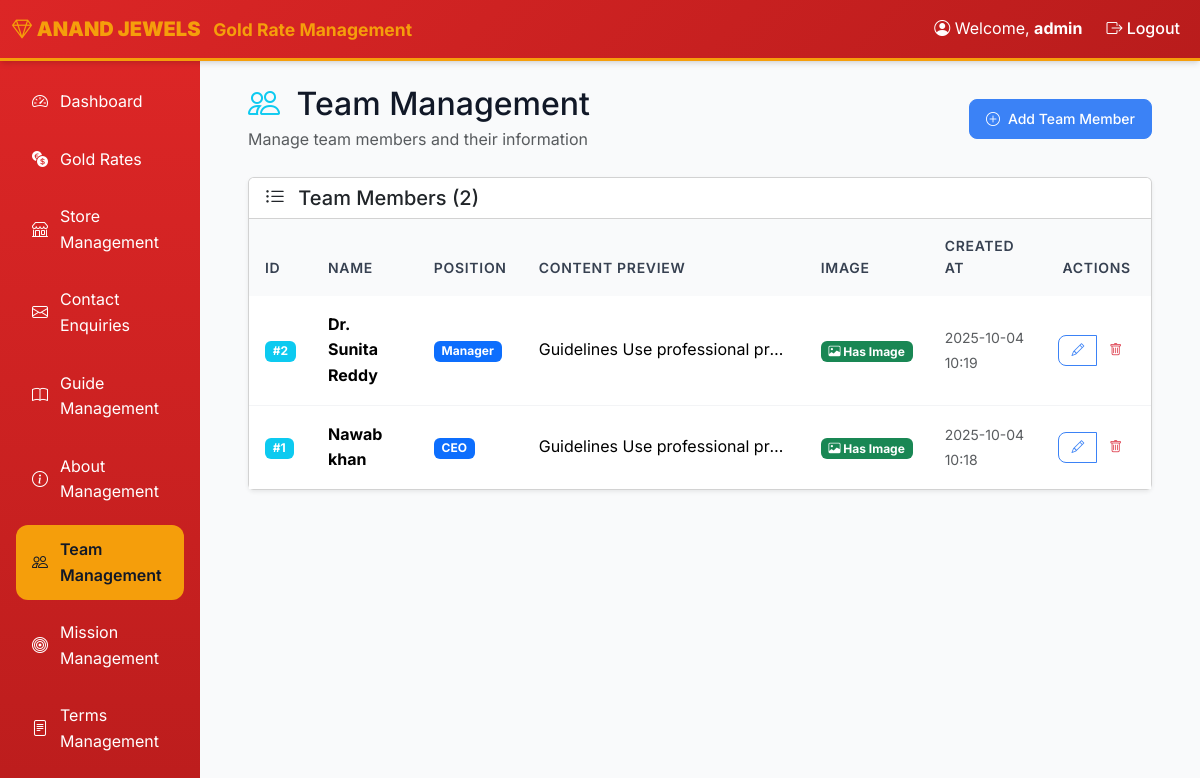
Screenshot of /admin/team (signed in) with the database file from the repository.
### models.py (models this page shows, shortened)
class AdminUser(Base):
    __tablename__ = "admin_users"
    id = Column(Integer, primary_key=True, index=True)
    username = Column(String, unique=True, index=True, nullable=False)
    password_hash = Column(String, nullable=False)

class Team(Base):
    __tablename__ = "team"
    id = Column(Integer, primary_key=True, index=True)
    position = Column(String, nullable=False)
    name = Column(String, nullable=False)
    content = Column(Text, nullable=False)
    image = Column(String, nullable=True)  # Path to uploaded image
    created_at = Column(DateTime, default=func.now(), nullable=False)

### routers/admin.py (the view)
@router.get("/admin/team", response_class=HTMLResponse)
async def list_team(
    request: Request,
    db: Session = Depends(get_db),
    current_user: AdminUser = Depends(require_admin_auth)
):
    team_members = db.query(Team).order_by(desc(Team.created_at)).all()
    jwt_token = request.session.get("jwt_token", "")
    return templates.TemplateResponse(
        "team/list.html",
        {
            "request": request,
            "user": current_user,
            "team_members": team_members,
            "jwt_token": jwt_token
        }
    )

### templates/team/list.html (shortened to what this page needs)
{% extends "base.html" %}
{% block content %}
<div class="container-fluid px-4">
    <div class="row mb-4">
        <div class="col-12">
            <div class="d-flex justify-content-between align-items-center">
                <div>
                    <h1 class="h2 mb-1">
                        <i class="bi bi-people text-info me-2"></i>
                        Team Management
                    </h1>
                    <p class="text-muted mb-0">Manage team members and their information</p>
                </div>
                <div>
                    <a href="/admin/team/add" class="btn btn-primary">
                        <i class="bi bi-plus-circle"></i>
                        Add Team Member
                    </a>
                </div>
            </div>
        </div>
    </div>
    <div class="row">
        <div class="col-12">
            <div class="card shadow-sm">
                <div class="card-header bg-white">
                    <h5 class="card-title mb-0">
                        <i class="bi bi-list-ul me-2"></i>
                        Team Members ({{ team_members|length }})
                    </h5>
                </div>
                <div class="card-body p-0">
                    {% if team_members %}
                    <div class="table-responsive">
                        <table class="table table-hover mb-0">
                            <thead class="bg-light">
                                <tr>
                                    <th>ID</th>
                                    <th>Name</th>
                                    <th>Position</th>
                                    <th>Content Preview</th>
                                    <th>Image</th>
                                    <th>Created At</th>
                                    <th class="text-center">Actions</th>
                                </tr>
                            </thead>
                            <tbody>
                                {% for member in team_members %}
                                <tr>
                                    <td>
                                        <span class="badge bg-info">#{{ member.id }}</span>
                                    </td>
                                    <td>
                                        <strong>{{ member.name }}</strong>
                                    </td>
                                    <td>
                                        <span class="badge bg-primary">{{ member.position }}</span>
                                    </td>
                                    <td>
                                        <div class="text-truncate" style="max-width: 250px;">
                                            {{ member.content[:100] }}{% if member.content|length > 100 %}...{% endif %}
                                        </div>
                                    </td>
                                    <td>
                                        {% if member.image %}
                                            <span class="badge bg-success">
                                                <i class="bi bi-image"></i> Has Image
                                            </span>
                                        {% else %}
                                            <span class="badge bg-secondary">
                                                <i class="bi bi-image"></i> No Image
                                            </span>
                                        {% endif %}
                                    </td>
                                    <td>
                                        <small class="text-muted">
                                            {{ member.created_at.strftime('%Y-%m-%d %H:%M') }}
                                        </small>
                                    </td>
                                    <td class="text-center">
                                        <div class="btn-group" role="group">
                                            <a href="/admin/team/edit/{{ member.id }}"
                                               class="btn btn-sm btn-outline-primary"
                                               title="Edit">
                                                <i class="bi bi-pencil"></i>
                                            </a>
                                            <a href="/admin/team/delete/{{ member.id }}"
                                               class="btn btn-sm btn-outline-danger"
                                               title="Delete"
                                               onclick="return confirm('Are you sure you want to delete this team member?')">
                                                <i class="bi bi-trash"></i>
                                            </a>
                                        </div>
                                    </td>
                                </tr>
                                {% endfor %}
                            </tbody>
                        </table>
                    </div>
                    {% endif %}
                </div>
            </div>
        </div>
    </div>
</div>
{% endblock %}

### templates/base.html (shortened to what this page needs)
<!DOCTYPE html>
<html lang="en">
<head>
    <link href="https://cdn.jsdelivr.net/npm/bootstrap@5.3.2/dist/css/bootstrap.min.css" rel="stylesheet">
    <link href="https://cdn.jsdelivr.net/npm/bootstrap-icons@1.10.0/font/bootstrap-icons.css" rel="stylesheet">
    <link href="/static/style.css" rel="stylesheet">
</head>
<body>
    {% block navbar %}
    {% if user %}
    <nav class="navbar navbar-expand-lg navbar-dark">
        <div class="container-fluid">
            <a class="navbar-brand" href="/admin">
                <i class="bi bi-gem"></i>
                <strong>ANAND JEWELS</strong>
                <small class="d-none d-md-inline-block ms-2">Gold Rate Management</small>
            </a>
            <div class="collapse navbar-collapse" id="navbarNav">
                <div class="navbar-nav ms-auto">
                    <span class="navbar-text me-3">
                        <i class="bi bi-person-circle"></i> Welcome, <strong>{{ user.username }}</strong>
                    </span>
                    <a class="nav-link" href="/admin/logout">
                        <i class="bi bi-box-arrow-right"></i> Logout
                    </a>
                </div>
            </div>
        </div>
    </nav>
    {% endif %}
    {% endblock %}
    <div class="container-fluid">
        <div class="row">
            {% if user %}
            <div class="col-md-3 col-lg-2 sidebar p-3 d-none d-md-block">
                <ul class="nav nav-pills flex-column">
                    <li class="nav-item">
                        <a class="nav-link {% if request.url.path == '/admin' %}active{% endif %}" href="/admin">
                            <i class="bi bi-speedometer2"></i> Dashboard
                        </a>
                    </li>
                    <li class="nav-item">
                        <a class="nav-link {% if 'gold-rates' in request.url.path %}active{% endif %}" href="/admin/gold-rates">
                            <i class="bi bi-currency-exchange"></i> Gold Rates
                        </a>
                    </li>
                    <li class="nav-item">
                        <a class="nav-link {% if 'stores' in request.url.path %}active{% endif %}" href="/admin/stores">
                            <i class="bi bi-shop"></i> Store Management
                        </a>
                    </li>
                    <li class="nav-item">
                        <a class="nav-link {% if 'contact-enquiries' in request.url.path %}active{% endif %}" href="/admin/contact-enquiries">
                            <i class="bi bi-envelope"></i> Contact Enquiries
                        </a>
                    </li>
                    <li class="nav-item">
                        <a class="nav-link {% if 'guides' in request.url.path %}active{% endif %}" href="/admin/guides">
                            <i class="bi bi-book"></i> Guide Management
                        </a>
                    </li>
                    <li class="nav-item">
                        <a class="nav-link {% if 'about' in request.url.path %}active{% endif %}" href="/admin/about">
                            <i class="bi bi-info-circle"></i> About Management
                        </a>
                    </li>
                    <li class="nav-item">
                        <a class="nav-link {% if 'team' in request.url.path %}active{% endif %}" href="/admin/team">
                            <i class="bi bi-people"></i> Team Management
                        </a>
                    </li>
                    <li class="nav-item">
                        <a class="nav-link {% if 'missions' in request.url.path %}active{% endif %}" href="/admin/missions">
                            <i class="bi bi-bullseye"></i> Mission Management
                        </a>
                    </li>
                    <li class="nav-item">
                        <a class="nav-link {% if 'terms' in request.url.path %}active{% endif %}" href="/admin/terms">
                            <i class="bi bi-file-text"></i> Terms Management
                        </a>
                    </li>
                </ul>
            </div>
            {% endif %}
            <div class="{% if user %}col-md-9 col-lg-10{% else %}col-12{% endif %} {% if user %}main-content{% endif %} p-4">
                {% block content %}{% endblock %}
            </div>
        </div>
    </div>
</body>
</html>

### static/style.css (style rules this page uses)
:root { --primary: #DC2626; --secondary: #F59E0B; --success: #10B981; --warning: #F59E0B; --info: #3B82F6; --danger: #EF4444; --white: #FFFFFF; --gray-50: #F9FAFB; --gray-100: #F3F4F6; --gray-200: #E5E7EB; --gray-300: #D1D5DB; --gray-400: #9CA3AF; --gray-500: #6B7280; --gray-600: #4B5563; --gray-700: #374151; --gray-800: #1F2937; --gray-900: #111827; --space-1: 0.25rem; --space-2: 0.5rem; --space-3: 0.75rem; --space-4: 1rem; --space-5: 1.25rem; --space-6: 1.5rem; --space-8: 2rem; --space-10: 2.5rem; --space-12: 3rem; --radius-sm: 0.375rem; --radius: 0.5rem; --radius-lg: 0.75rem; --radius-xl: 1rem; --radius-2xl: 1.5rem; --shadow-sm: 0 1px 2px 0 rgb(0 0 0 / 0.05); --shadow: 0 1px 3px 0 rgb(0 0 0 / 0.1), 0 1px 2px -1px rgb(0 0 0 / 0.1); --shadow-md: 0 4px 6px -1px rgb(0 0 0 / 0.1), 0 2px 4px -2px rgb(0 0 0 / 0.1); --shadow-lg: 0 10px 15px -3px rgb(0 0 0 / 0.1), 0 4px 6px -4px rgb(0 0 0 / 0.1); --shadow-xl: 0 20px 25px -5px rgb(0 0 0 / 0.1), 0 8px 10px -6px rgb(0 0 0 / 0.1); --font-sans: 'Inter', -apple-system, BlinkMacSystemFont, 'Segoe UI', Roboto, sans-serif; }
* { box-sizing: border-box; }
body { font-family: var(--font-sans); background-color: var(--gray-50); color: var(--gray-900); line-height: 1.6; margin: 0; padding: 0; }
.navbar { background: linear-gradient(135deg, var(--primary), #B91C1C); border-bottom: 3px solid var(--secondary); box-shadow: var(--shadow-md); }
.navbar-brand { font-weight: 700; color: var(--secondary) !important; font-size: 1.25rem; }
.navbar-nav .nav-link { color: var(--white) !important; font-weight: 500; transition: color 0.2s ease; }
.navbar-text { color: var(--white) !important; }
.sidebar { background: linear-gradient(180deg, var(--primary), #B91C1C); min-height: 100vh; padding: var(--space-6); }
.sidebar .nav-link { color: var(--white) !important; padding: var(--space-3) var(--space-4); border-radius: var(--radius-lg); margin-bottom: var(--space-2); transition: all 0.2s ease; display: flex; align-items: center; gap: var(--space-3); }
.sidebar .nav-link.active { background-color: var(--secondary); color: var(--gray-900) !important; font-weight: 600; }
.table { margin-bottom: 0; }
.table thead th { background: var(--gray-50); border: none; color: var(--gray-700); font-weight: 600; padding: var(--space-4); font-size: 0.875rem; text-transform: uppercase; letter-spacing: 0.05em; }
.table tbody td { padding: var(--space-4); border-bottom: 1px solid var(--gray-100); vertical-align: middle; }
.table tbody tr:last-child td { border-bottom: none; }
.btn { display: inline-flex; align-items: center; justify-content: center; gap: var(--space-2); padding: var(--space-3) var(--space-4); border-radius: var(--radius); font-weight: 500; text-decoration: none; border: 1px solid transparent; cursor: pointer; transition: all 0.2s ease; font-size: 0.875rem; line-height: 1; }
.btn-primary { background: var(--info); color: var(--white); border-color: var(--info); }
.btn-outline-primary { background: transparent; color: var(--info); border-color: var(--info); }
.btn-sm { padding: var(--space-2) var(--space-3); font-size: 0.8rem; }
.text-center { text-align: center; }
.d-flex { display: flex; }
.d-none { display: none; }
.align-items-center { align-items: center; }
.justify-content-between { justify-content: space-between; }
.mb-0 { margin-bottom: 0; }
.me-2 { margin-right: var(--space-2); }
.me-3 { margin-right: var(--space-3); }

### rows the page displays
AdminUser: username "admin"
Team: id "2", name "Dr. Sunita Reddy", position "Manager", content "Guidelines Use professional pr…", shows "Has Image", created_at "2025-10-04 10:19"
Team: id "1", name "Nawab khan", position "CEO", content "Guidelines Use professional pr…", shows "Has Image", created_at "2025-10-04 10:18"

### other values shown
{{ team_members|length }} "2"
